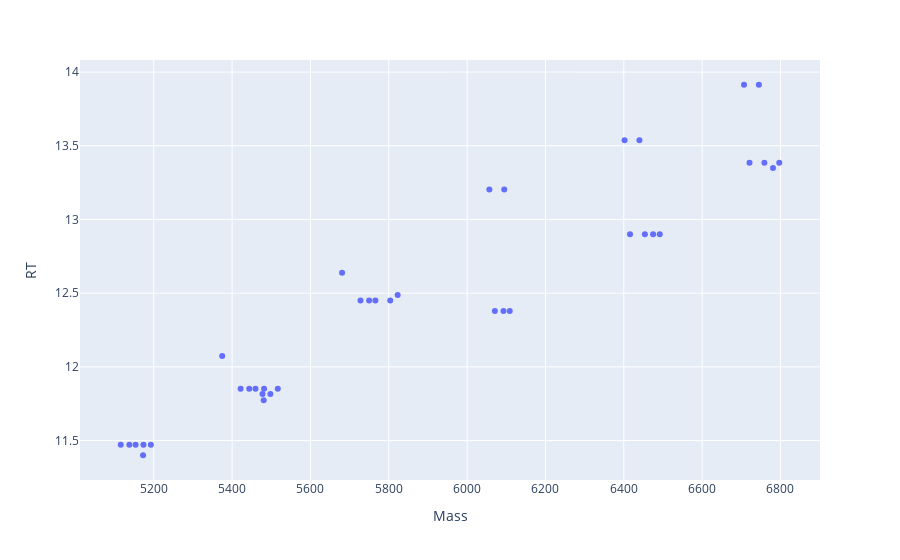

The code cell stored with this chart in its notebook:
### Code cell
dft = pd.read_excel('~/Downloads/glu_57_3p_sample17.xlsx')
plotly_zone(dft)

### Figure 1 — Plotly figure (JSON) as saved in the notebook; plotly's stock layout.template omitted (floating-point values rounded to 4 significant figures)
{"data": [{"hovertemplate": "Mass=%{x}<br>RT=%{y}<extra></extra>", "legendgroup": "", "marker": {"color": "#636efa", "symbol": "circle"}, "mode": "markers", "name": "", "orientation": "v", "showlegend": false, "type": "scatter", "x": [5116.0, 5154.0, 5460.0, 5422.0, 6721.0, 5766.0, 5728.0, 6759.0, 6071.0, 6454.0, 6416.0, 6109.0, 6057.0, 6707.0, 5138.0, 6402.0, 6095.0, 5498.0, 5444.0, 6745.0, 5804.0, 5482.0, 5750.0, 5174.0, 6797.0, 6492.0, 5481.0, 6440.0, 6475.0, 5478.0, 6781.0, 5193.0, 5375.0, 6093.0, 5173.0, 5517.0, 5823.0, 5681.0], "xaxis": "x", "y": [11.47, 11.47, 11.85, 11.85, 13.38, 12.45, 12.45, 13.38, 12.38, 12.9, 12.9, 12.38, 13.2, 13.91, 11.47, 13.54, 13.2, 11.82, 11.85, 13.91, 12.45, 11.85, 12.45, 11.47, 13.38, 12.9, 11.77, 13.54, 12.9, 11.82, 13.35, 11.47, 12.07, 12.38, 11.4, 11.85, 12.49, 12.64], "yaxis": "y"}], "layout": {"legend": {"tracegroupgap": 0}, "margin": {"t": 60}, "xaxis": {"anchor": "y", "domain": [0, 1], "title": {"text": "Mass"}}, "yaxis": {"anchor": "x", "domain": [0, 1], "title": {"text": "RT"}}}}
